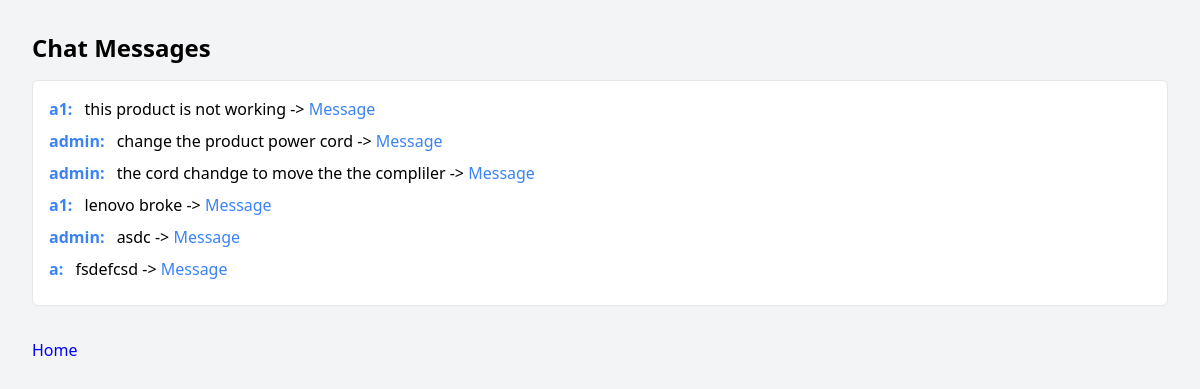
The app's page /chat (signed in) with its own data.
### app/models.py (models this page shows)
class chat(models.Model):
    user = models.ForeignKey(User, on_delete=models.CASCADE)
    message_f = models.CharField( max_length=1000)
    t =   models.CharField( max_length=1000)

### app/views.py (the view, shortened to what this page needs)
# urls.py: path('chat',views.chatt,name="chat"),
def chatt(request):
    p = 'admin'
    if request.user.username == p:
        n = chat.objects.all()
        m='p'
        return render ( request , 'app/chat.html' ,{'n' : n ,'m':m})

### app/templates/app/chat.html (shortened to what this page needs)
<!DOCTYPE html>
<html lang="en">
<head>
    <link rel="stylesheet" href="https://cdn.jsdelivr.net/npm/tailwindcss@2.2.19/dist/tailwind.min.css">
</head>
<body class="font-sans bg-gray-100 p-8">
    <div class="max-w-screen-xl mx-auto">
        {% if  m == 'no obj' %}
            <div class="bg-white rounded-md p-4 mb-8">
                {% for i in n %}
                    <div class="mb-4 border-b pb-2">
                        <span class="text-blue-500 font-semibold">{{ i.user.username }}:</span>
                        <span class="ml-2">{{ i.message_f }}</span>
                    </div>
                {% endfor %}
                <form method='post' class="mt-4">
                    {% csrf_token %}
                    <label for="m" class="block text-sm font-medium text-gray-600 mb-2">Message:</label>
                    <input type="text" id="m" name="m" class="w-full border rounded-md py-2 px-3 focus:outline-none focus:border-blue-500 mb-4">
                    <button type="submit" class="bg-blue-500 text-white py-2 px-4 rounded-md hover:bg-blue-600 focus:outline-none">Send</button>
                </form>
            </div>
        {% else %}
            <div class="mb-8">
                <h2 class="text-2xl font-semibold mb-4">Chat Messages</h2>
                <div class="overflow-y-auto max-h-64 border rounded-md p-4 bg-white">
                    {% for message in n %}
                        <div class="mb-2">
                            <span class="font-semibold text-blue-500">{{ message.user.username }}:</span>
                            <span class="ml-2">{{ message.message_f }}  ->   <a href="{% url 'c' message.user.id %}" class="text-blue-500">Message</a></span>
                        </div>
                    {% endfor %}
                </div>
            </div>
        {% endif %}
    </div>
    <a href="{% url 'home' %}" style="color:blue;">Home</a>
</body>
</html>

### records on screen
chat: user.username "a1", message_f "this product is not working"
chat: user.username "admin", message_f "change the product power cord"
chat: user.username "admin", message_f "the cord chandge to move the the compliler"
chat: user.username "a1", message_f "lenovo broke"
chat: user.username "admin", message_f "asdc"
chat: user.username "a", message_f "fsdefcsd"
